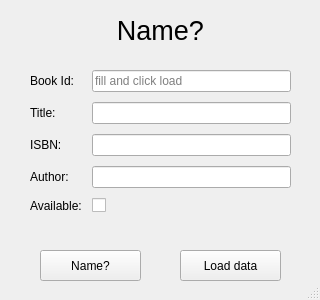
<?xml version="1.0" encoding="UTF-8"?>
<ui version="4.0">
 <class>BookManager</class>
 <widget class="QDialog" name="BookManager">
  <property name="windowModality">
   <enum>Qt::ApplicationModal</enum>
  </property>
  <property name="geometry">
   <rect>
    <x>0</x>
    <y>0</y>
    <width>320</width>
    <height>300</height>
   </rect>
  </property>
  <property name="windowTitle">
   <string>Library Application</string>
  </property>
  <property name="autoFillBackground">
   <bool>true</bool>
  </property>
  <property name="sizeGripEnabled">
   <bool>true</bool>
  </property>
  <property name="modal">
   <bool>true</bool>
  </property>
  <widget class="QWidget" name="formLayoutWidget">
   <property name="geometry">
    <rect>
     <x>20</x>
     <y>60</y>
     <width>281</width>
     <height>181</height>
    </rect>
   </property>
   <layout class="QFormLayout" name="formLayout">
    <property name="horizontalSpacing">
     <number>10</number>
    </property>
    <property name="verticalSpacing">
     <number>10</number>
    </property>
    <property name="leftMargin">
     <number>10</number>
    </property>
    <property name="topMargin">
     <number>10</number>
    </property>
    <property name="rightMargin">
     <number>10</number>
    </property>
    <property name="bottomMargin">
     <number>10</number>
    </property>
    <item row="1" column="0">
     <widget class="QLabel" name="titleLabel">
      <property name="text">
       <string>Title:</string>
      </property>
     </widget>
    </item>
    <item row="1" column="1">
     <widget class="QLineEdit" name="titleLineEdit"/>
    </item>
    <item row="2" column="0">
     <widget class="QLabel" name="ISBNLabel">
      <property name="text">
       <string>ISBN:</string>
      </property>
     </widget>
    </item>
    <item row="2" column="1">
     <widget class="QLineEdit" name="ISBNLineEdit">
      <property name="placeholderText">
       <string/>
      </property>
     </widget>
    </item>
    <item row="3" column="0">
     <widget class="QLabel" name="authorLabel">
      <property name="text">
       <string>Author:</string>
      </property>
     </widget>
    </item>
    <item row="3" column="1">
     <widget class="QLineEdit" name="authorLineEdit"/>
    </item>
    <item row="4" column="0">
     <widget class="QLabel" name="availabilityLabel">
      <property name="text">
       <string>Available:</string>
      </property>
     </widget>
    </item>
    <item row="4" column="1">
     <widget class="QCheckBox" name="availableCheckBox">
      <property name="enabled">
       <bool>true</bool>
      </property>
      <property name="tristate">
       <bool>false</bool>
      </property>
     </widget>
    </item>
    <item row="0" column="0">
     <widget class="QLabel" name="bookIdLabel">
      <property name="text">
       <string>Book Id:</string>
      </property>
     </widget>
    </item>
    <item row="0" column="1">
     <widget class="QLineEdit" name="bookIdLineEdit">
      <property name="enabled">
       <bool>true</bool>
      </property>
      <property name="font">
       <font>
        <italic>false</italic>
        <bold>false</bold>
       </font>
      </property>
      <property name="frame">
       <bool>true</bool>
      </property>
      <property name="readOnly">
       <bool>false</bool>
      </property>
      <property name="placeholderText">
       <string>fill and click load</string>
      </property>
     </widget>
    </item>
   </layout>
  </widget>
  <widget class="QLabel" name="mainTitle">
   <property name="geometry">
    <rect>
     <x>50</x>
     <y>0</y>
     <width>221</width>
     <height>61</height>
    </rect>
   </property>
   <property name="text">
    <string>&lt;html&gt;&lt;head/&gt;&lt;body&gt;&lt;p align=&quot;center&quot;&gt;&lt;span style=&quot; font-size:20pt;&quot;&gt;Name?&lt;/span&gt;&lt;/p&gt;&lt;/body&gt;&lt;/html&gt;</string>
   </property>
   <property name="textFormat">
    <enum>Qt::RichText</enum>
   </property>
  </widget>
  <widget class="QPushButton" name="operationBtn">
   <property name="geometry">
    <rect>
     <x>40</x>
     <y>250</y>
     <width>101</width>
     <height>31</height>
    </rect>
   </property>
   <property name="text">
    <string>Name?</string>
   </property>
   <property name="autoDefault">
    <bool>false</bool>
   </property>
   <property name="default">
    <bool>false</bool>
   </property>
   <property name="flat">
    <bool>false</bool>
   </property>
  </widget>
  <widget class="QPushButton" name="loadBookBtn">
   <property name="enabled">
    <bool>true</bool>
   </property>
   <property name="geometry">
    <rect>
     <x>180</x>
     <y>250</y>
     <width>101</width>
     <height>31</height>
    </rect>
   </property>
   <property name="font">
    <font>
     <bold>false</bold>
    </font>
   </property>
   <property name="text">
    <string>Load data</string>
   </property>
   <property name="autoDefault">
    <bool>false</bool>
   </property>
   <property name="default">
    <bool>false</bool>
   </property>
   <property name="flat">
    <bool>false</bool>
   </property>
  </widget>
 </widget>
 <resources/>
 <connections/>
</ui>
